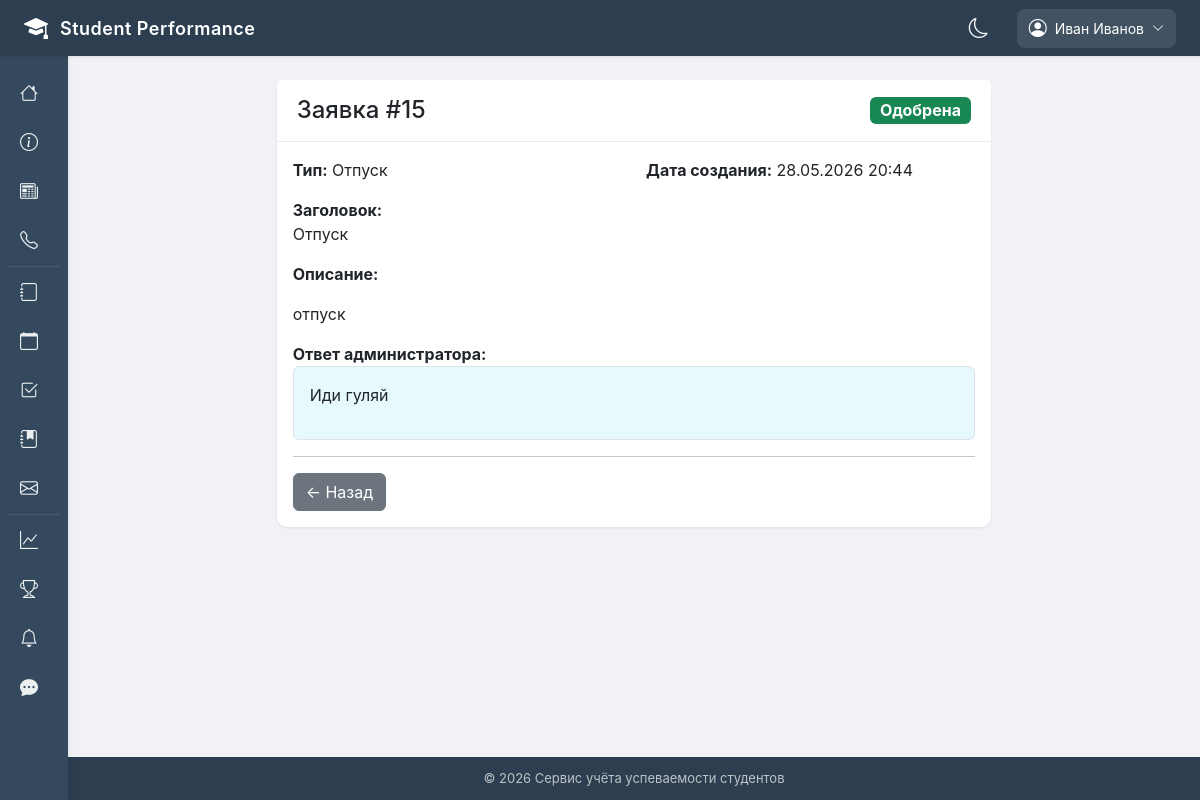
/my-requests/15/ (signed in), run on the app's committed database.
### apps/accounts/models.py (models this page shows, shortened)
class User(AbstractUser):
    ROLE_CHOICES = [
        ('admin', 'Администратор'),
        ('teacher', 'Преподаватель'),
        ('student', 'Студент'),
        ('headman', 'Староста'),
        ('curator', 'Куратор'),
    ]
    role = models.CharField(max_length=20, choices=ROLE_CHOICES, default='student', verbose_name='Роль')
    phone_number = models.CharField(
        max_length=20,
        blank=True,
        null=True,
        validators=[RegexValidator(r'^\+375 \(\d{2}\) \d{3}-\d{2}-\d{2}$')],
        verbose_name='Номер телефона'
    )
    avatar = models.ImageField(upload_to='avatars/', blank=True, null=True, verbose_name='Аватар')
    date_of_birth = models.DateField(blank=True, null=True, verbose_name='Дата рождения')
    address = models.TextField(blank=True, null=True, verbose_name='Адрес')
    class Meta:
        verbose_name = 'Пользователь'
        verbose_name_plural = 'Пользователи'
        ordering = ['last_name', 'first_name']

class Request(models.Model):
    STATUS_CHOICES = [
        ('pending', 'Создана'),
        ('processing', 'В обработке'),
        ('approved', 'Одобрена'),
        ('rejected', 'Отклонена'),
        ('completed', 'Выполнена'),
    ]
    STUDENT_REQUEST_TYPES = [
        ('certificate', 'Справка об обучении'),
        ('academic_certificate', 'Академическая справка'),
        ('grade_correction', 'Исправление оценки'),
        ('excused_absence', 'Пропуск по уважительной причине'),
        ('financial_aid', 'Материальная помощь'),
        ('dormitory', 'Общежитие'),
    ]
    TEACHER_REQUEST_TYPES = [
        ('vacation', 'Отпуск'),
        ('sick_leave', 'Больничный'),
        ('equipment', 'Ремонт оборудования'),
        ('technical', 'Техническая проблема'),
        ('reschedule', 'Перенос занятия'),
        ('methodical', 'Методическая помощь'),
    ]
    COMMON_REQUEST_TYPES = [
        ('other', 'Другое'),
        ('suggestion', 'Предложение'),
        ('complaint', 'Жалоба'),
    ]
    student = models.ForeignKey('StudentProfile', on_delete=models.CASCADE, related_name='requests', null=True, blank=True, verbose_name='Студент')
    teacher = models.ForeignKey('TeacherProfile', on_delete=models.CASCADE, related_name='requests', null=True, blank=True, verbose_name='Преподаватель')
    request_type = models.CharField(max_length=30, verbose_name='Тип заявки')
    title = models.CharField(max_length=200, verbose_name='Заголовок')
    description = models.TextField(verbose_name='Описание')
    status = models.CharField(max_length=20, choices=STATUS_CHOICES, default='pending', verbose_name='Статус')
    admin_comment = models.TextField(blank=True, null=True, verbose_name='Комментарий администратора')
    created_by = models.ForeignKey('User', on_delete=models.SET_NULL, null=True, related_name='created_requests', verbose_name='Создал')
    reviewed_by = models.ForeignKey('User', on_delete=models.SET_NULL, null=True, blank=True, related_name='reviewed_requests', verbose_name='Рассмотрел')
    attachment = models.FileField(upload_to='requests/', blank=True, null=True, verbose_name='Вложение')
    created_at = models.DateTimeField(auto_now_add=True, verbose_name='Дата создания')
    updated_at = models.DateTimeField(auto_now=True, verbose_name='Дата обновления')
    class Meta:
        verbose_name = 'Заявка'
        verbose_name_plural = 'Заявки'
        ordering = ['-created_at']
    def get_status_color(self):
        colors = {
            'pending': 'warning',
            'processing': 'info',
            'approved': 'success',
            'rejected': 'danger',
            'completed': 'secondary',
        }
        return colors.get(self.status, 'secondary')
    def get_request_type_display(self):
        all_types = self.STUDENT_REQUEST_TYPES + self.TEACHER_REQUEST_TYPES + self.COMMON_REQUEST_TYPES
        types_dict = dict(all_types)
        return types_dict.get(self.request_type, self.request_type)

### apps/requests_app/views.py (the view)
# urls.py: path('my-requests/<int:request_id>/', views.request_detail, name='request_detail'),
@login_required
def request_detail(request, request_id):
    req = get_object_or_404(Request, id=request_id)
    if hasattr(request.user, 'student_profile'):
        if req.student != request.user.student_profile and not request.user.is_superuser:
            messages.error(request, 'У вас нет доступа к этой заявке')
            return redirect('requests_list')
    elif not request.user.is_superuser and request.user.role != 'teacher':
        messages.error(request, 'У вас нет доступа')
        return redirect('home')
    return render(request, 'requests/request_detail.html', {'request': req})

### templates/requests/request_detail.html (shortened to what this page needs)
{% extends 'base.html' %}
{% block content %}
<div class="row justify-content-center">
    <div class="col-md-8">
        <div class="card">
            <div class="card-header d-flex justify-content-between align-items-center">
                <h4 class="mb-0">Заявка #{{ request.id }}</h4>
                <span class="badge bg-{{ request.get_status_color }} fs-6">
                    {{ request.get_status_display }}
                </span>
            </div>
            <div class="card-body">
                <div class="row mb-3">
                    <div class="col-md-6">
                        <strong>Тип:</strong> {{ request.get_request_type_display }}
                    </div>
                    <div class="col-md-6">
                        <strong>Дата создания:</strong> {{ request.created_at|date:"d.m.Y H:i" }}
                    </div>
                </div>
                <div class="mb-3">
                    <strong>Заголовок:</strong>
                    <p>{{ request.title }}</p>
                </div>
                <div class="mb-3">
                    <strong>Описание:</strong>
                    <p>{{ request.description|linebreaks }}</p>
                </div>
                {% if request.admin_comment %}
                    <div class="mb-3">
                        <strong>Ответ администратора:</strong>
                        <div class="border rounded p-3 bg-info bg-opacity-10">
                            {{ request.admin_comment|linebreaks }}
                        </div>
                    </div>
                {% endif %}
                <hr>
                <div class="d-flex justify-content-between">
                    <a href="{% url 'requests_list' %}" class="btn btn-secondary">← Назад</a>
                </div>
            </div>
        </div>
    </div>
</div>
{% endblock %}

### templates/base.html (shortened to what this page needs)
<!DOCTYPE html>
<html lang="ru">
<head>
    <link href="https://cdn.jsdelivr.net/npm/bootstrap@5.3.0/dist/css/bootstrap.min.css" rel="stylesheet">
    <link rel="stylesheet" href="https://cdn.jsdelivr.net/npm/bootstrap-icons@1.11.0/font/bootstrap-icons.css">
</head>
<body>
    <div class="top-header">
        <div class="logo-area">
            <a href="{% url 'home' %}" style="text-decoration: none; color: white; display: flex; align-items: center; gap: 12px;">
                <i class="bi bi-mortarboard-fill"></i>
                <span>Student Performance</span>
            </a>
        </div>
        <div class="header-right">
            <div class="theme-toggle-header" onclick="toggleDarkMode()">
                <i id="themeIcon" class="bi bi-moon"></i>
            </div>
            {% if user.is_authenticated %}
                <div class="user-menu">
                    <div class="user-btn">
                        <i class="bi bi-person-circle"></i>
                        <span>{{ user.get_full_name|default:user.username|truncatechars:20 }}</span>
                        <i class="bi bi-chevron-down" style="font-size: 12px;"></i>
                    </div>
                </div>
            {% endif %}
        </div>
    </div>
    <div class="sidebar">
        <ul class="nav-links">
            <li>
                <a href="{% url 'home' %}">
                    <i class="bi bi-house"></i>
                </a>
            </li>
            <li>
                <a href="{% url 'about' %}">
                    <i class="bi bi-info-circle"></i>
                </a>
            </li>
            <li>
                <a href="{% url 'news_list' %}">
                    <i class="bi bi-newspaper"></i>
                </a>
            </li>
            <li>
                <a href="{% url 'contacts' %}">
                    <i class="bi bi-telephone"></i>
                </a>
            </li>
            {% if user.is_authenticated %}
                <li class="sidebar-divider"></li>
                {% if user.role == 'student' or user.role == 'headman' %}
                    <li>
                        <a href="{% url 'gradebook_view' %}">
                            <i class="bi bi-journal"></i>
                            <span>Зачётка</span>
                        </a>
                    </li>
                    <li>
                        <a href="{% url 'student_statistics' %}">
                            <i class="bi bi-graph-up"></i>
                            <span>Статистика</span>
                        </a>
                    </li>
                    <li>
                        <a href="{% url 'schedule_view' %}">
                            <i class="bi bi-calendar"></i>
                            <span>Расписание</span>
                        </a>
                    </li>
                    <li>
                        <a href="{% url 'student_attendance' %}">
                            <i class="bi bi-calendar-check"></i>
                            <span>Посещаемость</span>
                        </a>
                    </li>
                    <li>
                        <a href="{% url 'assignments_list' %}">
                            <i class="bi bi-journal-bookmark-fill"></i>
                            <span>Задания</span>
                        </a>
                    </li>
                    <li>
                        <a href="{% url 'requests_list' %}">
                            <i class="bi bi-envelope"></i>
                            <span>Заявки</span>
                        </a>
                    </li>
                    <li>
                        <a href="{% url 'group_list' %}">
                            <i class="bi bi-people-fill"></i>
                            <span>Моя группа</span>
                        </a>
                    </li>
                    <li>
                        <a href="{% url 'penalties_list' %}">
                            <i class="bi bi-exclamation-triangle-fill"></i>
                            <span>Взыскания</span>
                        </a>
                    </li>
                    <li>
                        <a href="{% url 'student_announcements' %}">
                            <i class="bi bi-megaphone-fill"></i>
                            <span>Объявления</span>
                        </a>
                    </li>
                {% elif user.role == 'teacher' %}
                    <li>
                        <a href="{% url 'teacher_gradebook' %}">
                            <i class="bi bi-journal"></i>
                        </a>
                    </li>
                    <li>
                        <a href="{% url 'schedule_view' %}">
                            <i class="bi bi-calendar"></i>
                        </a>
                    </li>
                    <li>
                        <a href="{% url 'teacher_attendance' %}">
                            <i class="bi bi-check2-square"></i>
                        </a>
                    </li>
                    <li>
                        <a href="{% url 'teacher_assignments' %}">
                            <i class="bi bi-journal-bookmark-fill"></i>
                        </a>
                    </li>
                    <li>
                        <a href="{% url 'requests_list' %}">
                            <i class="bi bi-envelope"></i>
                        </a>
                    </li>
                {% endif %}
                <li class="sidebar-divider"></li>
                {% if user.role == 'student' or user.role == 'headman' or user.is_superuser or user.role == 'teacher'%}
                    <li>
                    <a href="{% url 'analytics_dashboard' %}">
                        <i class="bi bi-graph-up"></i>
                    </a>
                    </li>
                {% endif %}
                <li>
                    <a href="{% url 'rating_list' %}">
                        <i class="bi bi-trophy"></i>
                    </a>
                </li>
                <li>
                    <a href="{% url 'notifications_list' %}">
                        <i class="bi bi-bell"></i>
                    </a>
                </li>
                <li>
                    <a href="{% url 'chat_list' %}">
                        <i class="bi bi-chat-dots-fill"></i>
                    </a>
                </li>
            {% endif %}
        </ul>
    </div>
    <div class="main-content">
        <div class="content-wrapper">
            {% block content %}{% endblock %}
        </div>
        <footer>
            <div class="container">
                <p class="mb-0">&copy; 2026 Сервис учёта успеваемости студентов</p>
            </div>
        </footer>
    </div>
</body>
</html>

### data on the page
User: get_full_name "Иван Иванов"
Request: id "15", status "Одобрена", request_type "Отпуск", created_at "28.05.2026 20:44", title "Отпуск", description "отпуск", admin_comment "Иди гуляй"
